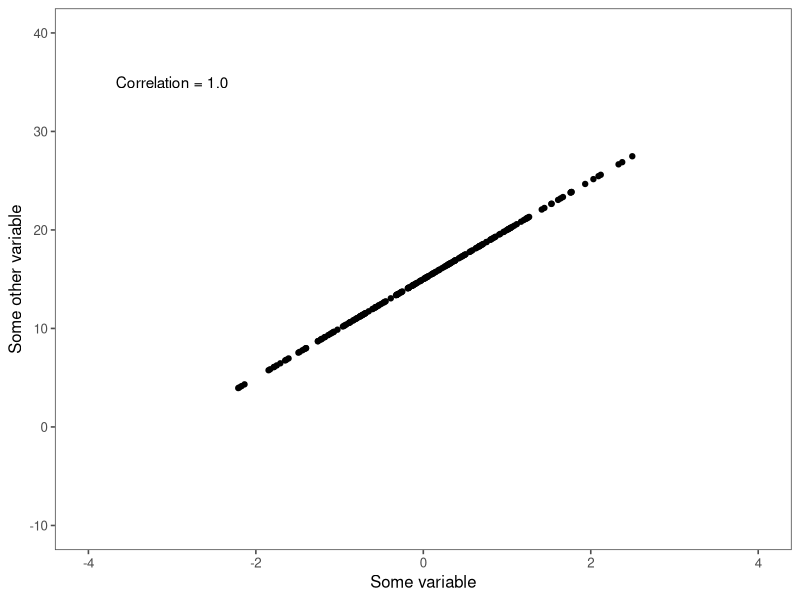
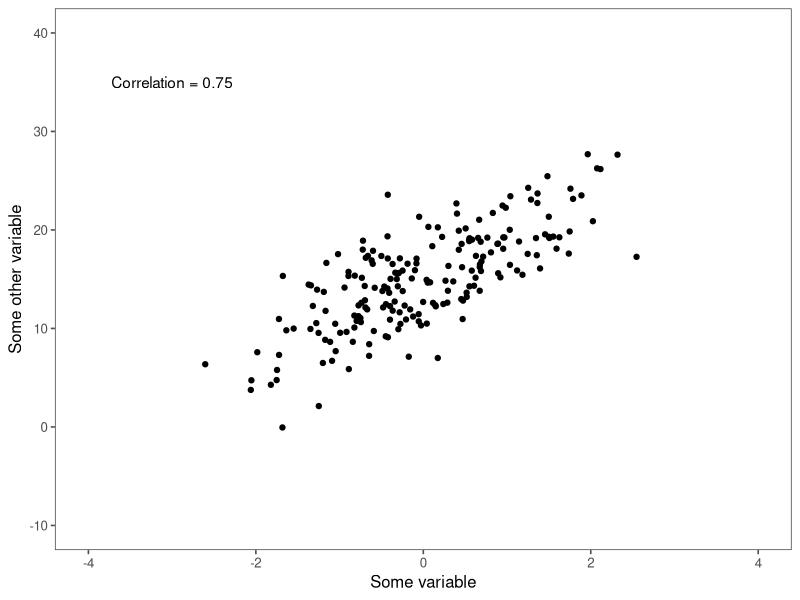
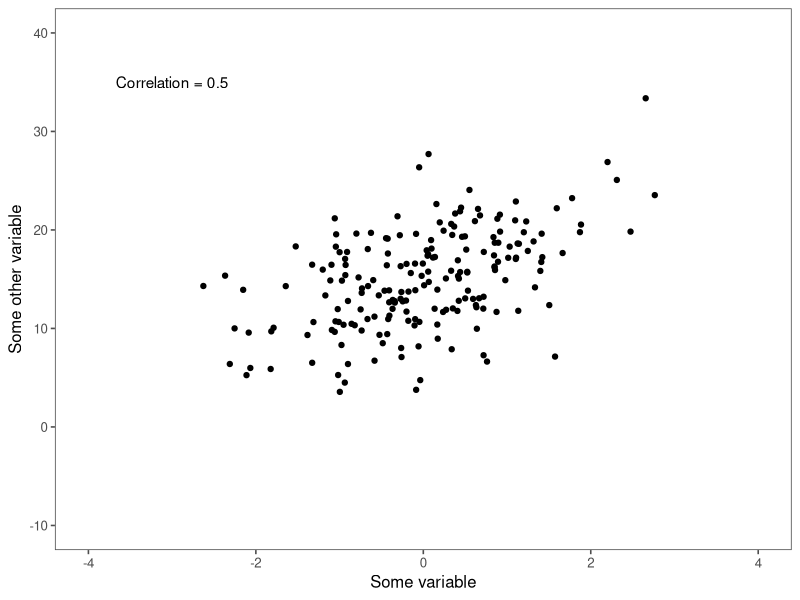
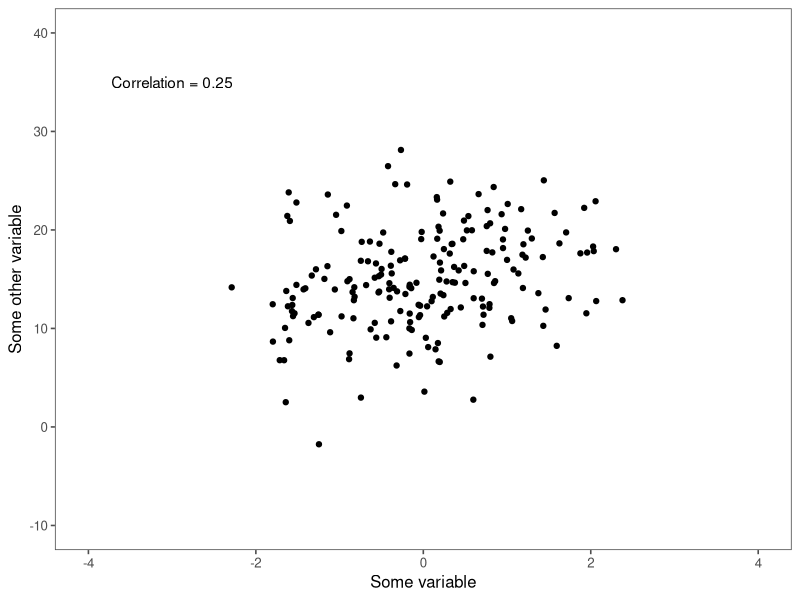
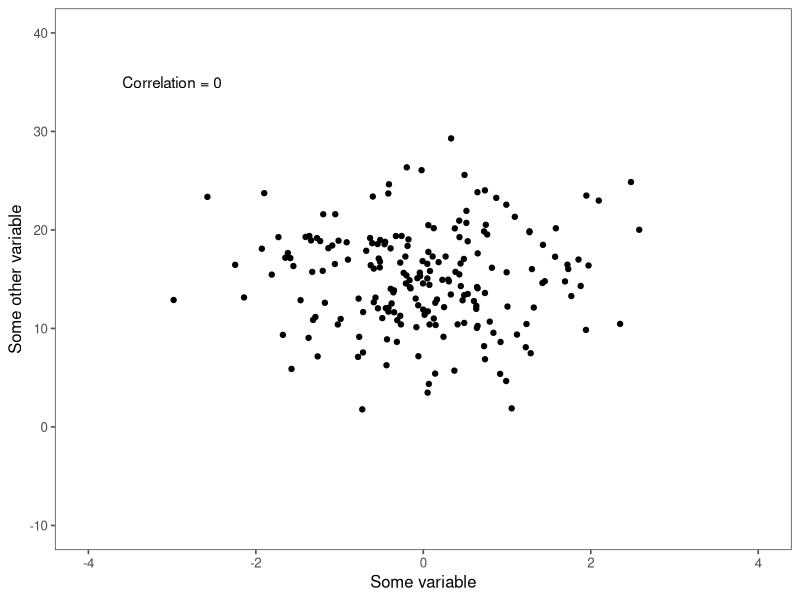
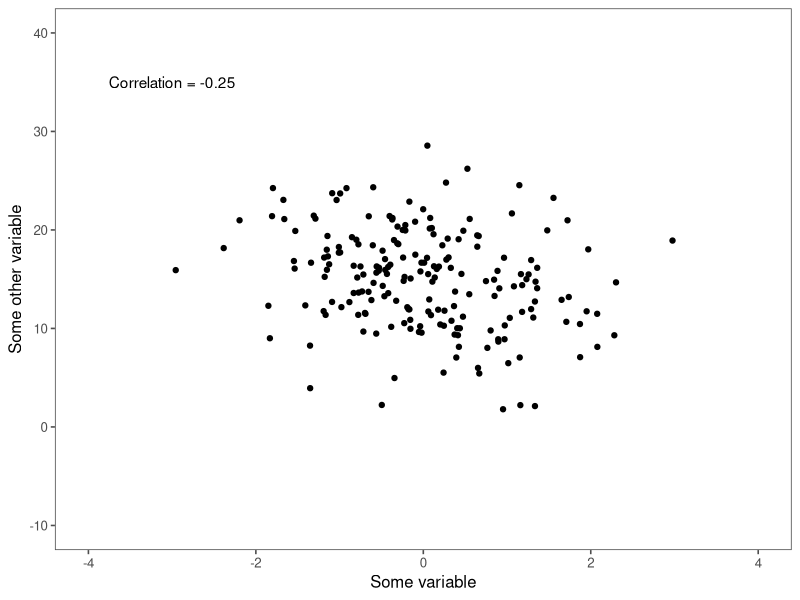
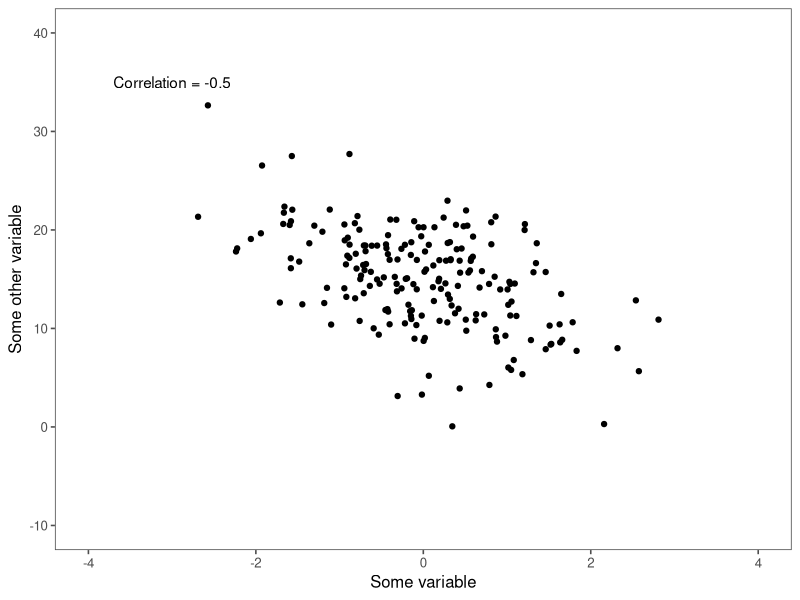
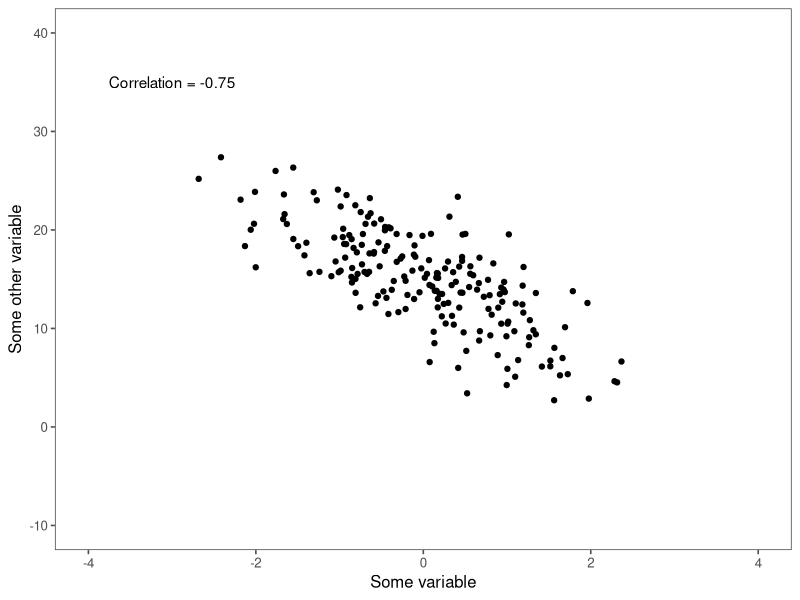

Write the R code that produced these figures, in order.
## ---- chunk 1
knitr::opts_chunk$set(echo = FALSE)
## ---- chunk 2
library(tidyverse)
library(ggplot2)
library(MASS)
library(ggthemes)
## ---- chunk 3
samples = 200
r = 1

data_mat_1.0 <- mvrnorm(n=samples, mu=c(0, 0), 
               Sigma=matrix(c(1, r, r, 1), nrow=2), 
               empirical=TRUE)

data_1.0 <- tibble(X = data_mat_1.0[, 1],
                   Y  = (data_mat_1.0[, 2] +3)*5)

samples = 200
r = 0.75


data_mat_0.75 <- mvrnorm(n=samples, mu=c(0, 0), 
               Sigma=matrix(c(1, r, r, 1), nrow=2), 
               empirical=TRUE)

data_0.75 <- tibble(X = data_mat_0.75[, 1],
                   Y  = (data_mat_0.75[, 2] + 3)*5)

samples = 200
r = 0.5


data_mat_0.5 <- mvrnorm(n=samples, mu=c(0, 0), 
               Sigma=matrix(c(1, r, r, 1), nrow=2), 
               empirical=TRUE)

data_0.5 <- tibble(X = data_mat_0.5[, 1],
                   Y  = (data_mat_0.5[, 2] + 3)*5)

samples = 200
r = 0.25


data_mat_0.25 <- mvrnorm(n=samples, mu=c(0, 0), 
               Sigma=matrix(c(1, r, r, 1), nrow=2), 
               empirical=TRUE)

data_0.25 <- tibble(X = data_mat_0.25[, 1],
                   Y  = (data_mat_0.25[, 2] + 3)*5)

samples = 200
r = 0


data_mat_0 <- mvrnorm(n=samples, mu=c(0, 0), 
               Sigma=matrix(c(1, r, r, 1), nrow=2), 
               empirical=TRUE)

data_0 <- tibble(X = data_mat_0[, 1],
                   Y  = (data_mat_0[, 2] + 3)*5)

samples = 200
r = -0.25


data_mat_n0.25 <- mvrnorm(n=samples, mu=c(0, 0), 
               Sigma=matrix(c(1, r, r, 1), nrow=2), 
               empirical=TRUE)

data_n0.25 <- tibble(X = data_mat_n0.25[, 1],
                   Y  = (data_mat_n0.25[, 2] + 3)*5)

samples = 200
r = -0.5


data_mat_n0.5 <- mvrnorm(n=samples, mu=c(0, 0), 
               Sigma=matrix(c(1, r, r, 1), nrow=2), 
               empirical=TRUE)

data_n0.5 <- tibble(X = data_mat_n0.5[, 1],
                   Y  = (data_mat_n0.5[, 2] + 3)*5)

samples = 200
r = -0.75


data_mat_n0.75 <- mvrnorm(n=samples, mu=c(0, 0), 
               Sigma=matrix(c(1, r, r, 1), nrow=2), 
               empirical=TRUE)

data_n0.75 <- tibble(X = data_mat_n0.75[, 1],
                   Y  = (data_mat_n0.75[, 2] + 3)*5)

samples = 200
r = -1


data_mat_n1 <- mvrnorm(n=samples, mu=c(0, 0), 
               Sigma=matrix(c(1, r, r, 1), nrow=2), 
               empirical=TRUE)

data_n1 <- tibble(X = data_mat_n1[, 1],
                   Y  = (data_mat_n1[, 2] + 3)*5)
## ---- chunk 4

ggplot(data_1.0, aes(X, Y)) +
  geom_point() +
  annotate("text", x = -3, y = 35, 
           label = "Correlation = 1.0") +
  scale_x_continuous(name = "Some variable", 
                     limits = c(-4, 4)) +
  scale_y_continuous(name = "Some other variable", 
                     limits = c(-10, 40)) +
  theme_few()
## ---- chunk 5
ggplot(data_0.75, aes(X, Y)) +
  geom_point() +
  annotate("text", x = -3, y = 35, label = "Correlation = 0.75") +
  scale_x_continuous(name = "Some variable", 
                     limits = c(-4, 4)) +
  scale_y_continuous(name = "Some other variable", 
                     limits = c(-10, 40)) +
  theme_few()
## ---- chunk 6
ggplot(data_0.5, aes(X, Y)) +
  geom_point() +
  annotate("text", x = -3, y = 35, label = "Correlation = 0.5") +
  scale_x_continuous(name = "Some variable", 
                     limits = c(-4, 4)) +
  scale_y_continuous(name = "Some other variable", 
                     limits = c(-10, 40)) +
  theme_few()
## ---- chunk 7
ggplot(data_0.25, aes(X, Y)) +
  geom_point() +
  annotate("text", x = -3, y = 35, label = "Correlation = 0.25") +
    scale_x_continuous(name = "Some variable", 
                     limits = c(-4, 4)) +
  scale_y_continuous(name = "Some other variable", 
                     limits = c(-10, 40)) +
  theme_few()
## ---- chunk 8
ggplot(data_0, aes(X, Y)) +
  geom_point() +
  annotate("text", x = -3, y = 35, label = "Correlation = 0") +
    scale_x_continuous(name = "Some variable", 
                     limits = c(-4, 4)) +
  scale_y_continuous(name = "Some other variable", 
                     limits = c(-10, 40)) +
  theme_few()
## ---- chunk 9
ggplot(data_n0.25, aes(X, Y)) +
  geom_point() +
  annotate("text", x = -3, y = 35, label = "Correlation = -0.25") +
    scale_x_continuous(name = "Some variable", 
                     limits = c(-4, 4)) +
  scale_y_continuous(name = "Some other variable", 
                     limits = c(-10, 40)) +
  theme_few()
## ---- chunk 10
ggplot(data_n0.5, aes(X, Y)) +
  geom_point() +
  annotate("text", x = -3, y = 35, label = "Correlation = -0.5") +
    scale_x_continuous(name = "Some variable", 
                     limits = c(-4, 4)) +
  scale_y_continuous(name = "Some other variable", 
                     limits = c(-10, 40)) +
  theme_few()
## ---- chunk 11
ggplot(data_n0.75, aes(X, Y)) +
  geom_point() +
  annotate("text", x = -3, y = 35, label = "Correlation = -0.75") +
    scale_x_continuous(name = "Some variable", 
                     limits = c(-4, 4)) +
  scale_y_continuous(name = "Some other variable", 
                     limits = c(-10, 40)) +
  theme_few()
## ---- chunk 12
ggplot(data_n1, aes(X, Y)) +
  geom_point() +
  annotate("text", x = -3, y = 35, label = "Correlation = -1") +
    scale_x_continuous(name = "Some variable", 
                     limits = c(-4, 4)) +
  scale_y_continuous(name = "Some other variable", 
                     limits = c(-10, 40)) +
  theme_few()
## ---- chunk 13
data_trick <- tibble(X = seq(-3.5, 3.5, by = 0.1),
                     Y = X^2)

ggplot(data_trick, aes(X, Y)) +
  geom_point() +
  annotate("text", x = -3, y = 20, label = "Correlation = 0") +
    scale_x_continuous(name = "Some variable", 
                     limits = c(-4, 4)) +
  scale_y_continuous(name = "Some other variable", 
                     limits = c(-10, 25)) +
  theme_few()
## ---- chunk 14
data_trick <- tibble(X = seq(-3.5, 3.5, by = 0.1),
                     Y = X^2)

ggplot(data_trick, aes(X^2, Y)) +
  geom_point() +
  annotate("text", x = 3, y = 16, label = "Correlation = 1") +
    scale_x_continuous(name = "Some variable, squared", 
                     limits = c(0, 20)) +
  scale_y_continuous(name = "Some other variable", 
                     limits = c(0, 20)) +
  theme_few()
